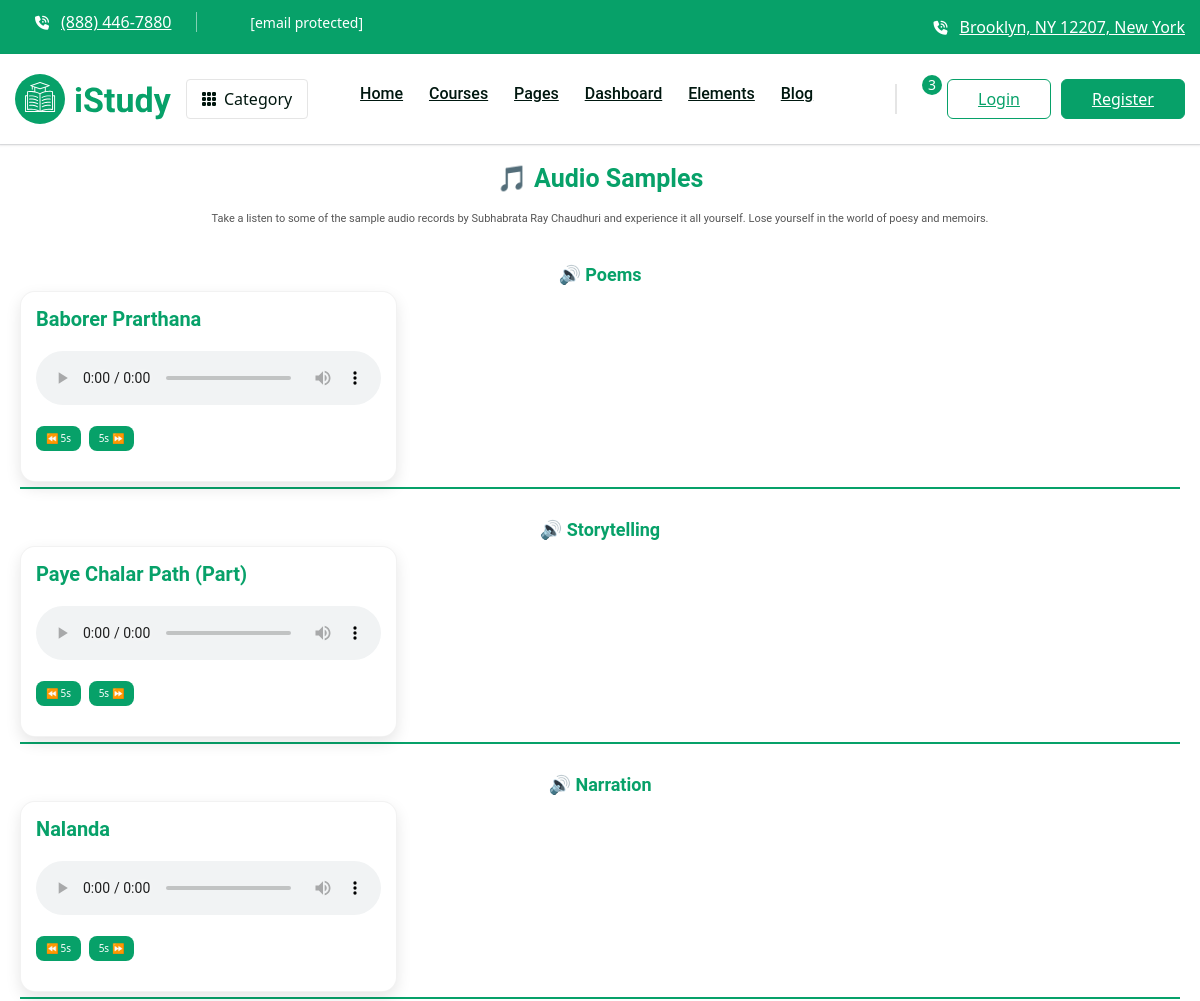
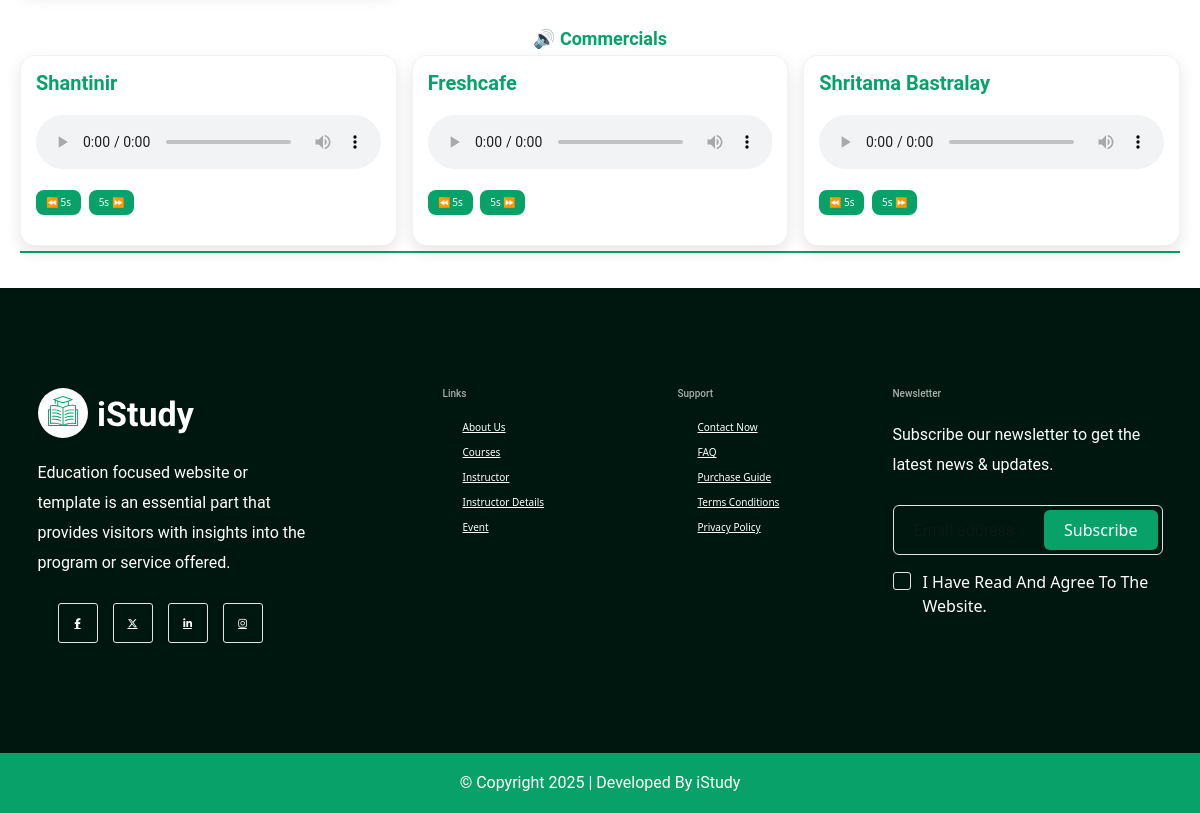
/audio_sample.php, run on the app's committed database (2 pictures, top to bottom).
### tables this page shows
CREATE TABLE `sample_audios` (
  `sl_id` int(11) NOT NULL,
  `sample_audio_a1_title` varchar(255) NOT NULL,
  `sample_audio_a1` varchar(255) NOT NULL,
  `sample_audio_a2_title` varchar(255) NOT NULL,
  `sample_audio_a2` varchar(255) NOT NULL,
  `sample_audio_b1_title` varchar(255) NOT NULL,
  `sample_audio_b1` varchar(255) NOT NULL,
  `sample_audio_b2` varchar(255) NOT NULL,
  `sample_audio_c1` varchar(255) NOT NULL,
  `sample_audio_c2` varchar(255) NOT NULL,
  `sample_audio_d1` varchar(255) NOT NULL,
  `sample_audio_d2` varchar(255) NOT NULL,
  `sample_audio_d3` varchar(255) NOT NULL,
  `sample_audio_d4` varchar(255) NOT NULL,
  `sample_audio_b2_title` varchar(255) NOT NULL,
  `sample_audio_c1_title` varchar(255) NOT NULL,
  `sample_audio_c2_title` varchar(255) NOT NULL,
  `sample_audio_d1_title` varchar(255) NOT NULL,
  `sample_audio_d2_title` varchar(255) NOT NULL,
  `sample_audio_d3_title` varchar(255) NOT NULL,
  `sample_audio_d4_title` varchar(255) NOT NULL
);

### audio_sample.php (the view, shortened to what this page needs)
<?php include 'header.php'; ?>
<link href="https://cdn.jsdelivr.net/npm/bootstrap@5.3.0/dist/css/bootstrap.min.css" rel="stylesheet">
<div class="container-fluid audio-sample">
    <header class="page-header text-center">
        <h1>🎵 Audio Samples</h1>
        <p class="subtitle">Take a listen to some of the sample audio records by Subhabrata Ray Chaudhuri and experience it all yourself. Lose yourself in the world of poesy and memoirs.</p>
    </header>
    <?php
    $sql12 = "SELECT * FROM sample_audios where sl_id=1";
    $res = mysqli_query($conn, $sql12);
    $row = mysqli_fetch_array($res);
    ?>
    <section class="category-section">
        <h2 class="text-center">🔊 Poems</h2>
        <div class="row sample-grid">
            <?php if (!empty($row['sample_audio_a1']) && !empty($row['sample_audio_a1_title'])): ?>
            <div class="col-md-6 col-lg-4">
                <div class="sample-card h-100">
                    <h3 class="sample-title"><?php echo $row['sample_audio_a1_title']; ?></h3>
                    <div class="audio-container">
                        <audio controls class="audio-player w-100" controlsList="nodownload">
                            <source src="<?php echo 'uploads/sample_audios/' . $row['sample_audio_a1']; ?>" type="audio/mpeg">
                        </audio>
                        <div class="audio-controls">
                            <button class="audio-control-btn skip-back">⏪ 5s</button>
                            <button class="audio-control-btn skip-forward">5s ⏩</button>
                        </div>
                    </div>
                </div>
            </div>
            <?php endif; ?>
        </div>
    </section>
    <section class="category-section">
        <h2 class="text-center">🔊 Storytelling</h2>
        <div class="row sample-grid">
            <?php if (!empty($row['sample_audio_b1']) && !empty($row['sample_audio_b1_title'])): ?>
            <div class="col-md-6 col-lg-4">
                <div class="sample-card h-100">
                    <h3 class="sample-title"><?php echo $row['sample_audio_b1_title']; ?></h3>
                    <div class="audio-container">
                        <audio controls class="audio-player w-100" controlsList="nodownload">
                            <source src="<?php echo 'uploads/sample_audios/' . $row['sample_audio_b1']; ?>" type="audio/mpeg">
                        </audio>
                        <div class="audio-controls">
                            <button class="audio-control-btn skip-back">⏪ 5s</button>
                            <button class="audio-control-btn skip-forward">5s ⏩</button>
                        </div>
                    </div>
                </div>
            </div>
            <?php endif; ?>
        </div>
    </section>
    <section class="category-section">
        <h2 class="text-center">🔊 Narration</h2>
        <div class="row sample-grid">
            <?php if (!empty($row['sample_audio_c1']) && !empty($row['sample_audio_c1_title'])): ?>
            <div class="col-md-6 col-lg-4">
                <div class="sample-card h-100">
                    <h3 class="sample-title"><?php echo $row['sample_audio_c1_title']; ?></h3>
                    <div class="audio-container">
                        <audio controls class="audio-player w-100" controlsList="nodownload">
                            <source src="<?php echo 'uploads/sample_audios/' . $row['sample_audio_c1']; ?>" type="audio/mpeg">
                        </audio>
                        <div class="audio-controls">
                            <button class="audio-control-btn skip-back">⏪ 5s</button>
                            <button class="audio-control-btn skip-forward">5s ⏩</button>
                        </div>
                    </div>
                </div>
            </div>
            <?php endif; ?>
        </div>
    </section>
    <section class="category-section">
        <h2 class="text-center">🔊 Commercials</h2>
        <div class="row sample-grid">
            <?php if (!empty($row['sample_audio_d1']) && !empty($row['sample_audio_d1_title'])): ?>
            <div class="col-md-6 col-lg-4">
                <div class="sample-card h-100">
                    <h3 class="sample-title"><?php echo $row['sample_audio_d1_title']; ?></h3>
                    <div class="audio-container">
                        <audio controls class="audio-player w-100" controlsList="nodownload">
                            <source src="<?php echo 'uploads/sample_audios/' . $row['sample_audio_d1']; ?>" type="audio/mpeg">
                        </audio>
                        <div class="audio-controls">
                            <button class="audio-control-btn skip-back">⏪ 5s</button>
                            <button class="audio-control-btn skip-forward">5s ⏩</button>
                        </div>
                    </div>
                </div>
            </div>
            <?php endif; ?>
            <?php if (!empty($row['sample_audio_d2']) && !empty($row['sample_audio_d2_title'])): ?>
            <div class="col-md-6 col-lg-4">
                <div class="sample-card h-100">
                    <h3 class="sample-title"><?php echo $row['sample_audio_d2_title']; ?></h3>
                    <div class="audio-container">
                        <audio controls class="audio-player w-100" controlsList="nodownload">
                            <source src="<?php echo 'uploads/sample_audios/' . $row['sample_audio_d2']; ?>" type="audio/mpeg">
                        </audio>
                        <div class="audio-controls">
                            <button class="audio-control-btn skip-back">⏪ 5s</button>
                            <button class="audio-control-btn skip-forward">5s ⏩</button>
                        </div>
                    </div>
                </div>
            </div>
            <?php endif; ?>
            <?php if (!empty($row['sample_audio_d3']) && !empty($row['sample_audio_d3_title'])): ?>
            <div class="col-md-6 col-lg-4">
                <div class="sample-card h-100">
                    <h3 class="sample-title"><?php echo $row['sample_audio_d3_title']; ?></h3>
                    <div class="audio-container">
                        <audio controls class="audio-player w-100" controlsList="nodownload">
                            <source src="<?php echo 'uploads/sample_audios/' . $row['sample_audio_d3']; ?>" type="audio/mpeg">
                        </audio>
                        <div class="audio-controls">
                            <button class="audio-control-btn skip-back">⏪ 5s</button>
                            <button class="audio-control-btn skip-forward">5s ⏩</button>
                        </div>
                    </div>
                </div>
            </div>
            <?php endif; ?>
        </div>
    </section>
</div>
<?php include 'footer.php'; ?>

### audio_sample.php (style rules this page uses)
.audio-sample { max-width: 1200px; margin: 0 auto; padding: 2rem; }
.sample-card { background: white; border-radius: 15px; box-shadow: 0 6px 15px rgba(0, 0, 0, 0.1); padding: 1.5rem; margin-bottom: 1.5rem; transition: all 0.3s ease; border: 1px solid rgba(0, 0, 0, 0.05); }
.sample-title { font-size: 2rem; font-weight: 700; margin: 0 0 1rem; color: var(--bd-primary); }
.audio-container { position: relative; }
.audio-player { width: 100%; margin: 1rem 0; border-radius: 10px; }
audio { pointer-events: none; -webkit-touch-callout: none; -webkit-user-select: none; -khtml-user-select: none; -moz-user-select: none; -ms-user-select: none; user-select: none; }
.category-section { margin: 3rem 0 1.5rem; padding-bottom: 0.5rem; border-bottom: 2px solid var(--bd-primary); }
.category-section h2 { font-size: 1.8rem; font-weight: 600; color: var(--bd-primary); }
.audio-controls { display: flex; gap: 0.75rem; margin-top: 0.75rem; }
.audio-control-btn { padding: 0.5rem 1rem; background: var(--bd-primary); color: white; border: none; border-radius: 8px; cursor: pointer; transition: all 0.3s; font-weight: 500; display: flex; align-items: center; gap: 0.5rem; }
.page-header h1 { font-size: 2.5rem; font-weight: 700; color: var(--bd-primary); margin-bottom: 1rem; }
.page-header .subtitle { font-size: 1.1rem; color: #555; max-width: 800px; margin: 0 auto 2rem; }

### data on the page
sample_audios: sample_audio_a1_title "Baborer Prarthana", sample_audio_b1_title "Paye Chalar Path (Part)", sample_audio_c1_title "Nalanda", sample_audio_d1_title "Shantinir", sample_audio_d2_title "Freshcafe", sample_audio_d3_title "Shritama Bastralay"
